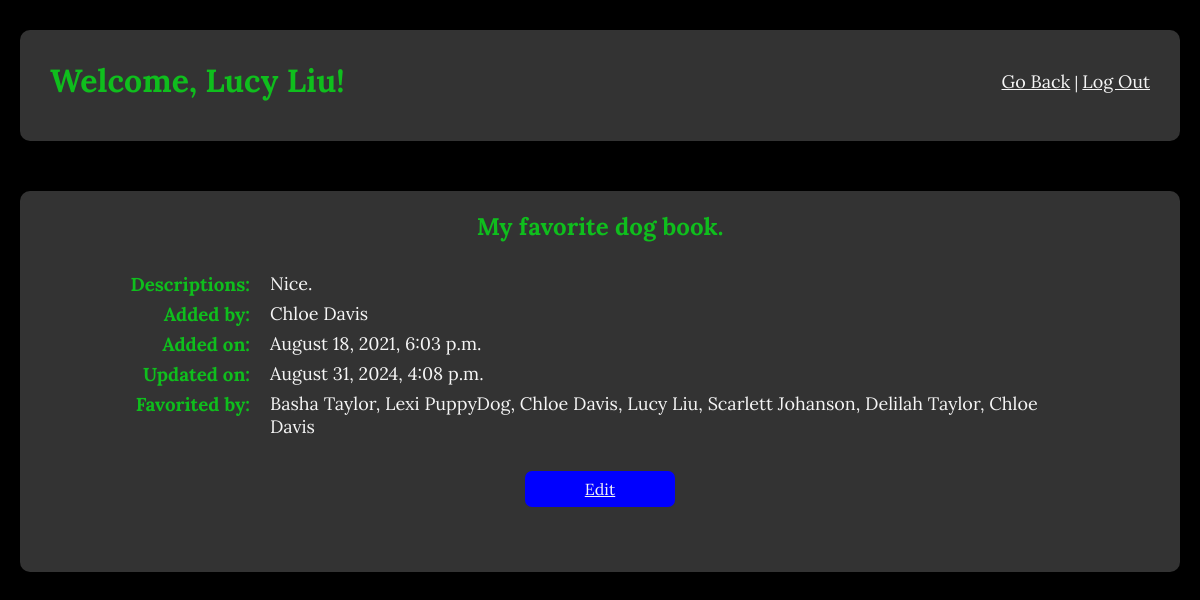
Page /books/8 (signed in) on the committed database.
### favorite_books_app/models.py (models this page shows)
class User(models.Model):
    first_name=models.CharField(max_length=45)
    last_name=models.CharField(max_length=45)
    email=models.CharField(max_length=255)
    password=models.CharField(max_length=255)
    created_at=models.DateTimeField(auto_now_add=True)
    updated_at=models.DateTimeField(auto_now=True)
    objects=UserManager()

class Book(models.Model):
    title = models.CharField(max_length = 255)
    description = models.CharField(max_length = 255)
    uploaded_by = models.ForeignKey(User, related_name="books_uploaded", on_delete=models.CASCADE)
    users_who_like = models.ManyToManyField(User, related_name = "liked_books")
    created_at = models.DateTimeField(auto_now_add=True)
    updated_at = models.DateTimeField(auto_now=True)
    objects = BookManager()

### favorite_books_app/views.py (the view)
# urls.py: path('books/<int:book_id>', views.show_one, name='show_book'),  # View a single book
def show_one(request, book_id):
    if 'userid' not in request.session:
        return redirect('/')  # Redirect to login page if user is not logged in
    book = get_object_or_404(Book, id=book_id)
    current_user = User.objects.get(id=request.session['userid'])
    context = {
        'book': book,
        'current_user': current_user,
    }
    return render(request, 'show_book.html', context)

### favorite_books_app/templates/show_book.html (shortened to what this page needs)
<!DOCTYPE html>
<html lang="en">
<head>
    {% load static %}
    <link rel="stylesheet" href="{% static 'css/show_book.css' %}">
</head>
<body>
    <div class="container">
        <div class="header">
            <h1>Welcome, {{ current_user.first_name }} {{ current_user.last_name }}!</h1><br>
            <div class="links">
                <a href="{% url 'list_books' %}">Go Back</a> | <a id="log_out" href="/">Log Out</a>
            </div>
        </div>
        <div class="main">
            <div class="content">
                <h2>{{ book.title }}</h2>
                <div>
                    <h3>Descriptions: </h3>
                    <p>{{ book.description }}</p>
                </div>
                <div>
                    <h3>Added by: </h3>
                    <p>{{ book.uploaded_by.first_name }} {{ book.uploaded_by.last_name }}</p>
                </div>
                <div>
                    <h3>Added on: </h3>
                    <p>{{ book.created_at|date:"F j, Y, g:i a" }}</p>
                </div>
                <div>
                    <h3>Updated on: </h3>
                    <p>{{ book.updated_at|date:"F j, Y, g:i a" }}</p>
                </div>
                <div>
                    <h3>Favorited by:</h3>
                    <p>{% if book.users_who_like.all %}
                            {% for user in book.users_who_like.all %}
                                {{ user.first_name }} {{ user.last_name }}{% if not forloop.last %}, {% endif %}
                            {% endfor %}
                        {% else %}
                            No one
                        {% endif %}
                    </p>
                </div>
            </div>
            <div class="button-wrapper">
                <a href="{% url 'edit_book' book.id %}" class="btn">Edit</a>
            </div>
        </div>
    </div>
</body>
</html>

### favorite_books_app/static/css/show_book.css (style rules this page uses)
* { margin: 0; padding: 0; box-sizing: border-box; font-family: Lora, serif; }
.container { display: flex; flex-direction: column; align-items: center; background-color: black; min-height: 100vh; padding: 20px; }
.header { display: flex; justify-content: space-between; margin: 10px; width: 100%; background-color:#333; color: white; padding: 10px 30px 10px 30px; border-radius: 10px; }
.links { color: whitesmoke; margin: 30px 0 30px 0; }
.main { display: flex; flex-direction: column; align-items: center; color: whitesmoke; margin: 40px; background-color: #333; padding: 20px 100px 20px 100px; border-radius: 10px; width: 100%; }
h1 { margin: 20px 0 30px 0; }
h1, h2 { color: rgb(15, 190, 29) }
h2 { text-align: center; margin-bottom: 30px; }
h3 { color: rgb(15, 190, 29); margin: 0; min-width: 160px; text-align: right; padding-right: 20px; }
.button-wrapper { display: flex; justify-content: center; gap: 10px; margin: 20px 0 45px 0; width: 100%; }
.btn { background-color: blue; color: whitesmoke; padding: 8px 15px; border: none; border-radius: 7px; cursor: pointer; font-size: 16px; transition: background-color 0.3s; max-width: 150px; text-align: center; }
.content { color: whitesmoke; display: flex; flex-direction: column; margin-bottom: 7px; }
.content > div { display: flex; align-items: flex-start; margin-bottom: 6px; }
h3 { color: rgb(15, 190, 29); margin: 0; min-width: 150px; text-align: right; padding-right: 20px; }
p, a { margin: 0; flex: 1; font-size: large; color: whitesmoke; }

### rows in the picture
User: first_name "Lucy", last_name "Liu"
Book: title "My favorite dog book.", description "Nice.", uploaded_by.first_name "Chloe", uploaded_by.last_name "Davis", created_at "August 18, 2021, 6:03 p.m.", updated_at "August 31, 2024, 4:08 p.m."
User: first_name "Basha", last_name "Taylor"
User: first_name "Lexi", last_name "PuppyDog"
User: first_name "Chloe", last_name "Davis"
User: first_name "Scarlett", last_name "Johanson"
User: first_name "Delilah", last_name "Taylor"
User: first_name "Chloe", last_name "Davis"
